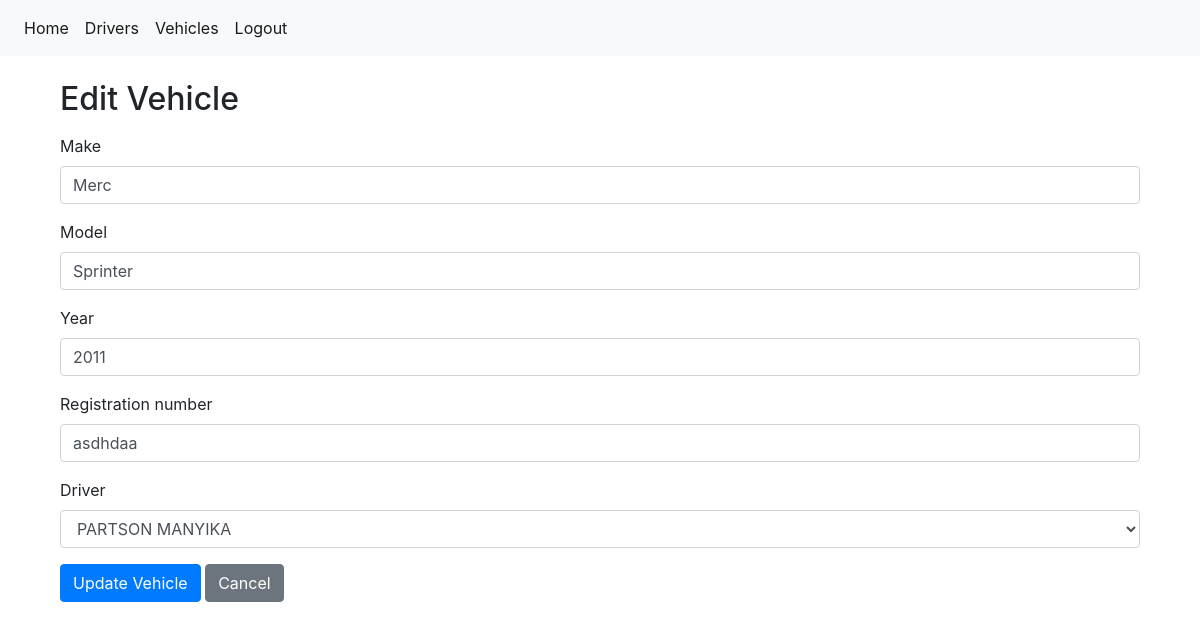
/vehicles/vehicles/1/edit/ (signed in), run on the app's committed database.
### vehicles/models.py (models this page shows, shortened)
class Vehicle(models.Model):
    make = models.CharField(max_length=100)
    model = models.CharField(max_length=100)
    year = models.IntegerField()
    registration_number = models.CharField(max_length=50)
    driver = models.ForeignKey(Driver, on_delete=models.SET_NULL, null=True)

### vehicles/views.py (the view)
# urls.py: path("vehicles/<int:id>/edit/", views.vehicle_update, name="vehicle_update"),
def vehicle_update(request, id):
    vehicle = Vehicle.objects.get(id=id)
    form = VehicleForm(request.POST or None, instance=vehicle)
    if form.is_valid():
        form.save()
        return redirect("vehicle_list")
    return render(
        request, "vehicles/vehicle_form.html", {"form": form, "vehicle": vehicle}
    )

### vehicles/forms.py
class VehicleForm(forms.ModelForm):
    class Meta:
        model = Vehicle
        fields = ["make", "model", "year", "registration_number", "driver"]

### drivers/models.py (called while the page is built)
    def __str__(self):
        return self.name

### vehicles/templates/vehicles/vehicle_form.html (shortened to what this page needs)
{% extends 'base.html' %}
{% load widget_tweaks %}
{% block content %}
<div class="container">
    <h2>{% if vehicle %}Edit Vehicle{% else %}Add Vehicle{% endif %}</h2>
    <form method="post" class="mt-3">
        {% for field in form %}
            <div class="form-group">
                <label for="{{ field.id_for_label }}">{{ field.label }}</label>
                {% if field.errors %}
                    {{ field|add_class:'form-control is-invalid' }}
                    <div class="invalid-feedback">
                        {% for error in field.errors %}
                            {{ error }}
                        {% endfor %}
                    </div>
                {% else %}
                    {{ field|add_class:'form-control' }}
                {% endif %}
            </div>
        {% endfor %}
        <button type="submit" class="btn btn-primary">{% if vehicle %}Update{% else %}Add{% endif %} Vehicle</button>
        <a href="{% url 'vehicle_list' %}" class="btn btn-secondary">Cancel</a>
    </form>
</div>
{% endblock %}

### data on the page
Vehicle: form "Merc" "Sprinter" "2011" "asdhdaa" "PARTSON MANYIKA"

### other printed values
{{ field.label }} "Make" "Model" "Year" "Registration number" "Driver"
